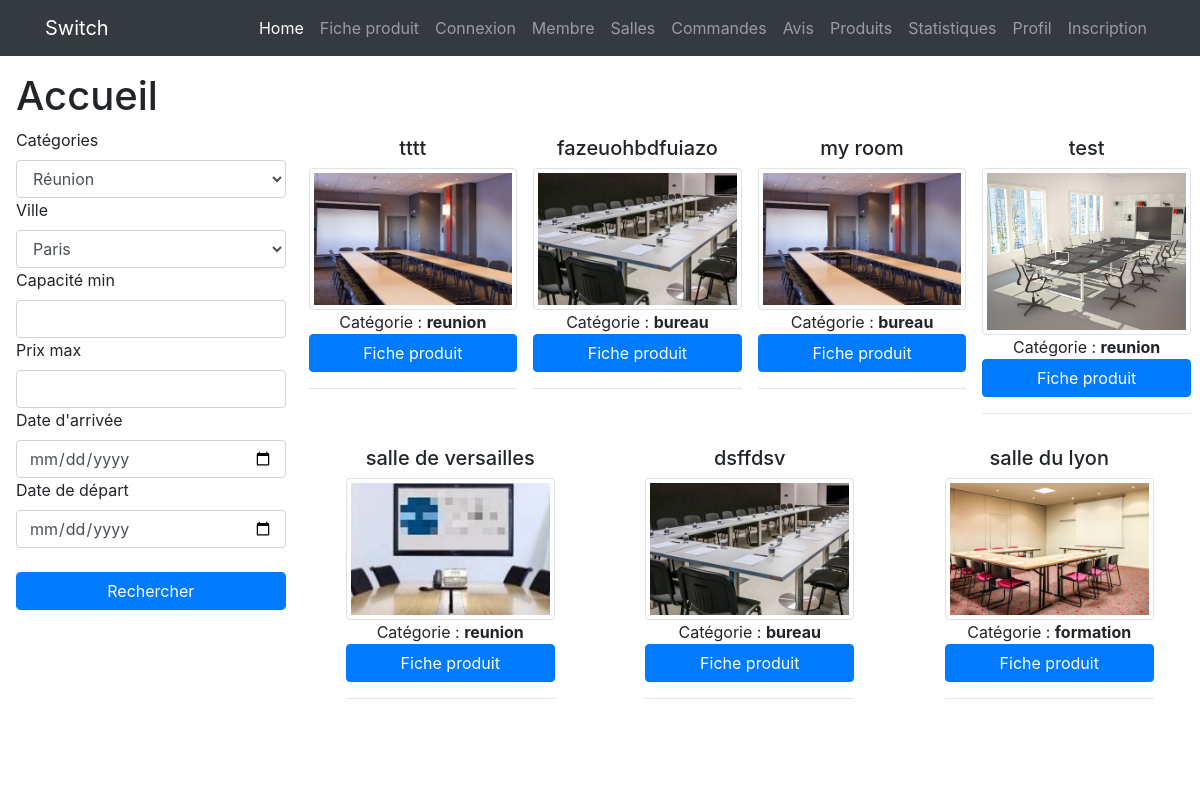
Before: / with the older database file.
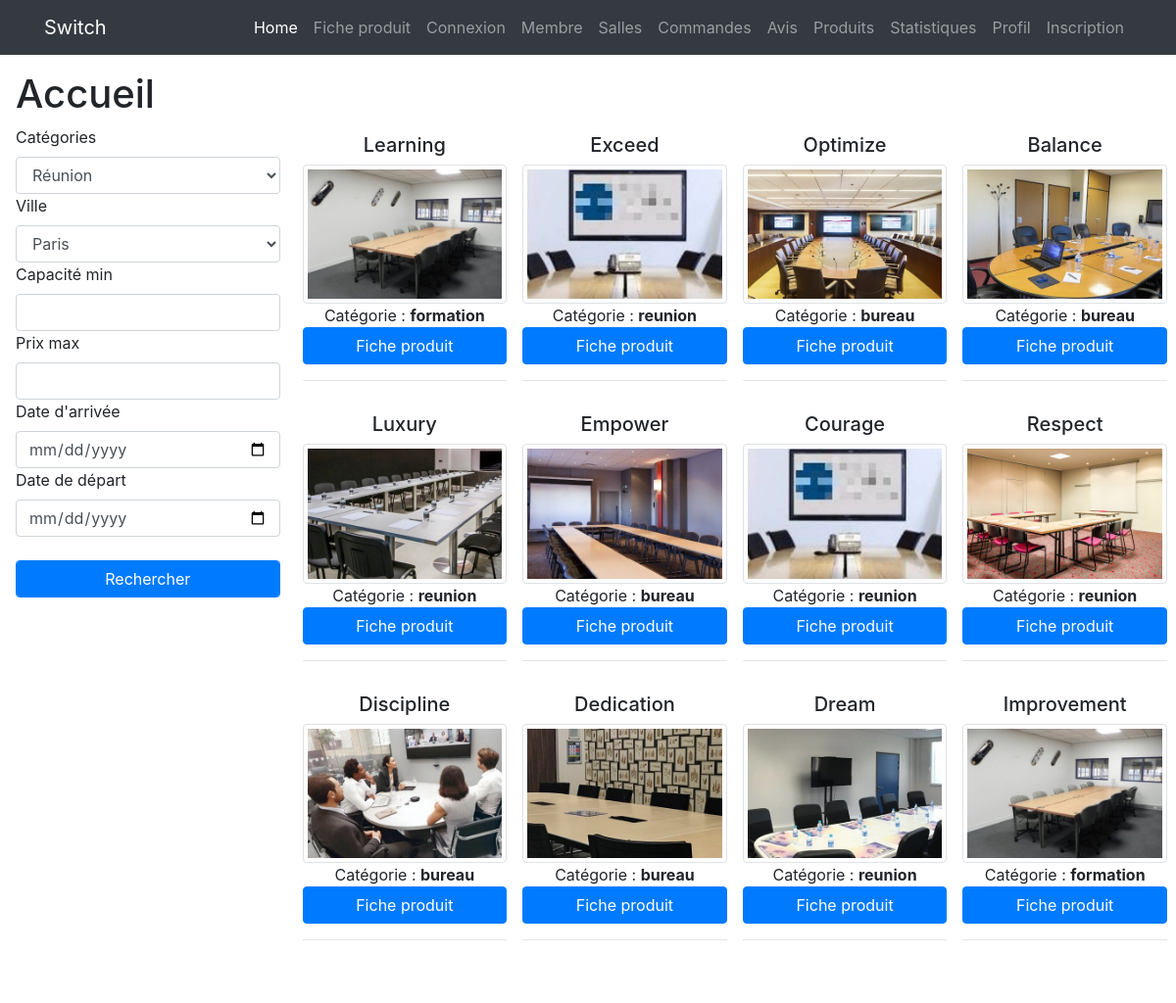
After: the same page with the newer database file.
### tables this page shows
CREATE TABLE `salle` (
  `id_salle` int(3) NOT NULL,
  `titre` varchar(200) NOT NULL,
  `description` text NOT NULL,
  `photo` varchar(200) DEFAULT NULL,
  `pays` varchar(20) NOT NULL,
  `ville` varchar(20) NOT NULL,
  `adresse` varchar(50) NOT NULL,
  `cp` int(5) NOT NULL,
  `capacite` int(3) NOT NULL,
  `categorie` enum('reunion','bureau','formation') NOT NULL
);

### index.php (called while the page is built)
<?php
require('model.php');
$rooms_list = tabulateAllRooms();
require('indexView.php');

### model.php (called while the page is built, shortened)
<?php
function dbConnect()
{
    $host_db = 'mysql:host=localhost;dbname=projet_switch';
    $login = 'root';
    $password = '';
    $options = array(
        PDO::ATTR_ERRMODE => PDO::ERRMODE_WARNING,
        PDO::MYSQL_ATTR_INIT_COMMAND => 'SET NAMES utf8'
    );
    return new PDO($host_db, $login, $password, $options);
}
function tabulateAllRooms()
{
    $pdo = dbConnect();
    $rooms_list = $pdo->query("SELECT * FROM salle");
    return $rooms_list;
}

### indexView.php (the view, shortened to what this page needs)
    <div class="m-3" id="main">
        <div class="starter-template">
            <h1>Accueil</h1>
        </div>
        <div class="row">
            <div class="col-sm-3">
                <form method="post" action="model.php">
                    <label for="category">Catégories</label>
                    <select name="category" id="category" class="form-control">
                        <option value="1">Réunion</option>
                    </select>
                    <label for="city">Ville</label>
                    <select name="city" id="city" class="form-control">
                        <option value="paris">Paris</option>
                    </select>
                    <label for="capacity">Capacité min</label>
                    <input type="number" min="0" name="capacity" id="capacity" class="form-control" step="5">
                    <label for="price">Prix max</label>
                    <input type="number" min="0" name="price" id="price" class="form-control" step="10">
                    <label for="arrival">Date d'arrivée</label>
                    <input type="date" name="arrival" id="arrival" class="form-control">
                    <label for="departure">Date de départ</label>
                    <input type="date" name="departure" id="departure" class="form-control"><br>
                    <button type="submit" class="btn-primary form-control">Rechercher</button>
                </form>
            </div>
            <div class="col-sm-9">
                <div class="row justify-content-around">
                    <?php
                    while ($room = $rooms_list->fetch(PDO::FETCH_ASSOC)) {
                        echo '<div class="col-sm-3 text-center p-2">';
                        echo '<h5>' . htmlspecialchars($room['titre']) . '</h5>';
                        echo '<img src="img/' . htmlspecialchars($room['photo']) . '" alt="' . htmlspecialchars($room['titre']) . '" class="img-thumbnail w-100">';
                        echo '<p>Catégorie : <b>' . htmlspecialchars($room['categorie']) . '</b><br>';
                        echo '<a href="product-details.php?id_salle=' . htmlspecialchars($room['id_salle']) . '" class="btn btn-primary w-100">Fiche produit</a><hr>';
                        echo '</div>';
                    }
                    ?>
                </div>
            </div>
        </div>
    </div>
<?php $content = ob_get_clean(); ?>
<?php require('template.php'); ?>

### template.php (shortened to what this page needs)
<!DOCTYPE html>
<html lang="fr">
<head>
    <link href="css/vendor/bootstrap/css/bootstrap.css" rel="stylesheet">
    <link href="css/shop-homepage.css" rel="stylesheet">
    <link href="https://cdnjs.cloudflare.com/ajax/libs/font-awesome/5.12.0/css/all.min.css" rel="stylesheet">
</head>
<header>
    <nav class="navbar navbar-expand-lg navbar-dark bg-dark fixed-top">
        <div class="container">
            <a class="navbar-brand" href="">Switch</a>
            <div class="collapse navbar-collapse" id="navbarResponsive">
                <ul class="navbar-nav ml-auto">
                    <li class="nav-item active">
                        <a class="nav-link" href="index.php">Home
                        </a>
                    </li>
                    <li class="nav-item">
                        <a class="nav-link" href="product-details/product-details.php">Fiche produit</a>
                    </li>
                    <li class="nav-item">
                        <a class="nav-link" href="login/login.php">Connexion</a>
                    </li>
                    <li class="nav-item">
                        <a class="nav-link" href="users/users.php">Membre</a>
                    </li>
                    <li class="nav-item">
                        <a class="nav-link" href="rooms/rooms.php">Salles</a>
                    </li>
                    <li class="nav-item">
                        <a class="nav-link" href="orders/orders.php">Commandes</a>
                    </li>
                    <li class="nav-item">
                        <a class="nav-link" href="ratings/ratings.php">Avis</a>
                    </li>
                    <li class="nav-item">
                        <a class="nav-link" href="products/products.php">Produits</a>
                    </li>
                    <li class="nav-item">
                        <a class="nav-link" href="stats/stats.php">Statistiques</a>
                    </li>
                    <li class="nav-item">
                        <a class="nav-link" href="profile/profile.php">Profil</a>
                    </li>
                    <li class="nav-item">
                        <a class="nav-link" href="signup/signup.php">Inscription</a>
                    </li>
                </ul>
            </div>
        </div>
    </nav>
</header>
<body>
    <?= $content ?>
</body>
<footer>
    <div class="container">
        <p class="m-0 text-center text-white">Copyright &copy; SwitchCo 2020</p>
    </div>
</footer>
</html>

### css/shop-homepage.css (style rules this page uses)
body { padding-top: 56px; }

Changed rows visible on the page:
removed salle: titre "salle du lyon", photo (picture), categorie "formation"
added salle: titre "Learning", photo (picture), categorie "formation"
added salle: titre "Exceed", photo (picture), categorie "reunion"
added salle: titre "Optimize", photo (picture), categorie "bureau"
added salle: titre "Balance", photo (picture), categorie "bureau"
changed salle: titre "tttt" → "Luxury"; photo: a different picture
changed salle: titre "fazeuohbdfuiazo" → "Empower"; photo: a different picture
changed salle: titre "my room" → "Courage"; photo: a different picture; categorie "bureau" → "reunion"
changed salle: titre "test" → "Respect"; photo: a different picture
added salle: titre "Discipline", photo (picture), categorie "bureau"
added salle: titre "Dedication", photo (picture), categorie "bureau"
changed salle: titre "salle de versailles" → "Dream"; photo: a different picture
changed salle: titre "dsffdsv" → "Improvement"; photo: a different picture; categorie "bureau" → "formation"
